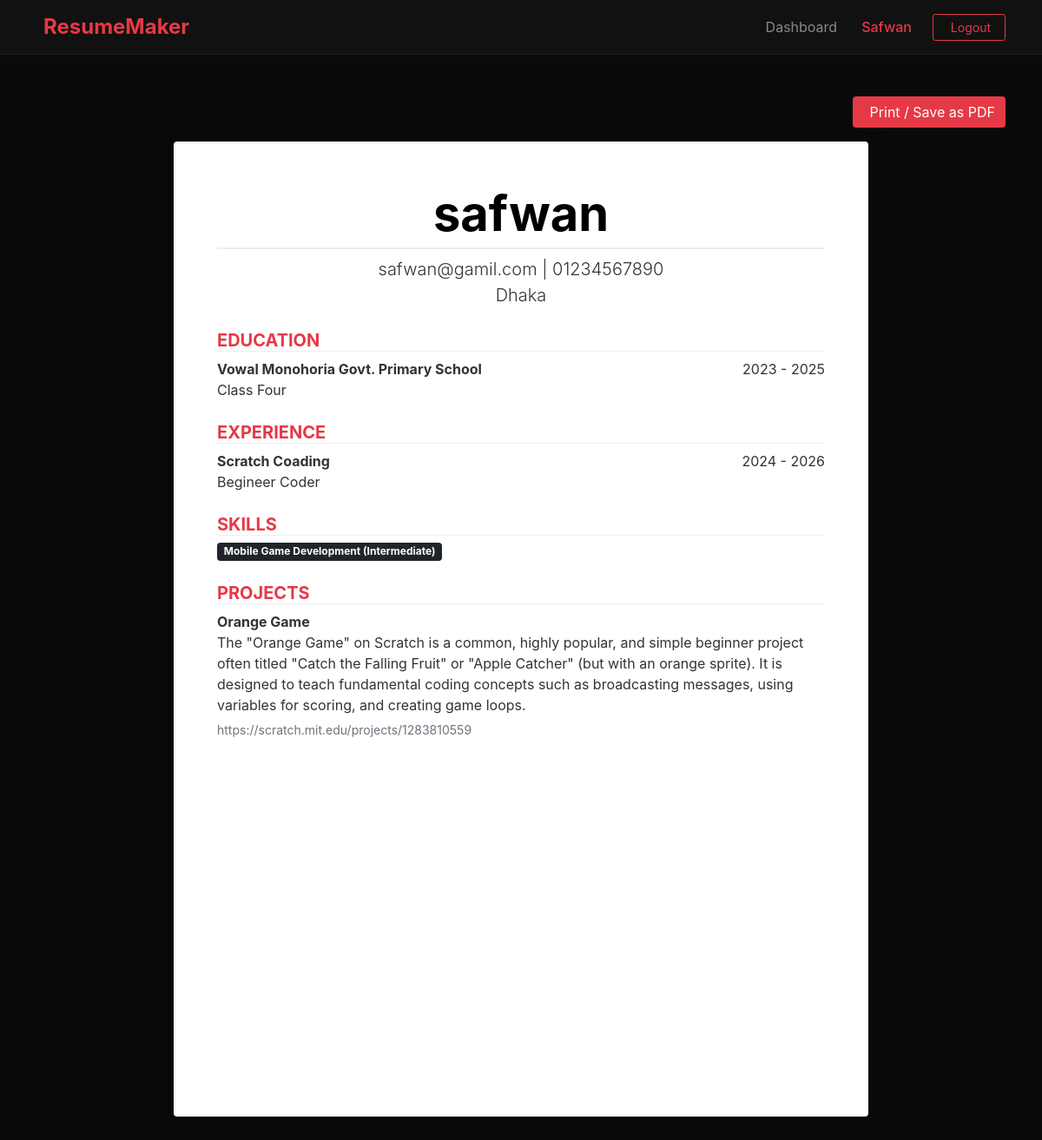
/resume-view/3/ (signed in), run on the app's committed database.
### resume/models.py (models this page shows, shortened)
class UserInfoModel(AbstractUser):
    username = models.CharField(max_length=50, unique=True)
    email    = models.EmailField(max_length=100, unique=True, null=True, blank=True)

class ResumeModel(models.Model):
    TEMPLATE_TYPE = [
        ('classic', 'Classic'),
        ('modern',  'Modern'),
        ('minimal', 'Minimal'),
    ]
    user            = models.ForeignKey(UserInfoModel, on_delete=models.CASCADE, related_name='resumes')  # ✅
    title           = models.CharField(max_length=200, null=True, blank=True)
    template_choice = models.CharField(max_length=20, choices=TEMPLATE_TYPE, default='classic')
    created_at      = models.DateTimeField(auto_now_add=True)
    class Meta:
        ordering = ['-created_at']

class ProfileModel(models.Model):
    user      = models.OneToOneField(UserInfoModel, on_delete=models.CASCADE, related_name='profile')
    full_name = models.CharField(max_length=50,  null=True, blank=True)
    email     = models.EmailField(max_length=50, null=True, blank=True)
    phone     = models.CharField(max_length=20,  null=True, blank=True)
    address   = models.TextField(null=True, blank=True)
    image     = models.ImageField(upload_to='media/profile', blank=True, null=True)

class EducationModel(models.Model):
    user        = models.ForeignKey(UserInfoModel, on_delete=models.CASCADE, related_name='educations')  # ✅
    degree      = models.CharField(max_length=100, null=True, blank=True)
    institution = models.CharField(max_length=100, null=True, blank=True)
    start_year  = models.PositiveIntegerField(null=True, blank=True)
    end_year    = models.PositiveIntegerField(null=True, blank=True)
    result      = models.CharField(max_length=50, null=True, blank=True)

class ExperienceModel(models.Model):
    user         = models.ForeignKey(UserInfoModel, on_delete=models.CASCADE, related_name='experiences')  # ✅
    company_name = models.CharField(max_length=100, null=True, blank=True)
    role         = models.CharField(max_length=50,  null=True, blank=True)
    start_date   = models.DateField(null=True, blank=True)
    end_date     = models.DateField(null=True, blank=True)
    description  = models.TextField(null=True, blank=True)

class SkillModel(models.Model):
    PROFICIENCY_CHOICES = [
        ('Beginner',     'Beginner'),
        ('Intermediate', 'Intermediate'),
        ('Expert',       'Expert'),
    ]
    user        = models.ForeignKey(UserInfoModel, on_delete=models.CASCADE, related_name='skills')
    skill_name  = models.CharField(max_length=100, null=True, blank=True)
    proficiency = models.CharField(max_length=20, choices=PROFICIENCY_CHOICES, default='Beginner')

class ProjectModel(models.Model):
    user         = models.ForeignKey(UserInfoModel, on_delete=models.CASCADE, related_name='projects')
    project_name = models.CharField(max_length=200, null=True, blank=True)
    description  = models.TextField(null=True, blank=True)
    link         = models.URLField(null=True, blank=True)

### resume/views.py (the view)
# urls.py: path('resume-view/<int:resume_id>/', resume_view, name='resume_view'),
@login_required
def resume_view(request, resume_id):
    resume = get_object_or_404(ResumeModel, id=resume_id, user=request.user)
    return render(request, 'resume_view.html', {'resume': resume})

### resume/templates/resume_view.html (shortened to what this page needs)
{% extends "master/base.html" %}
{% block content %}
<div class="container my-5">
    <div class="text-end mb-3 no-print">
        <button onclick="window.print()" class="btn btn-red">
            Print / Save as PDF
        </button>
    </div>
    <div class="resume-paper mx-auto" style="max-width: 800px;">
        <div class="text-center mb-4">
            <h1 class="display-4 fw-bold">{{ resume.user.username }}</h1>
            <p class="lead">
                {{ resume.user.email }} | {{ resume.user.profile.phone|default:"" }}<br>
                {{ resume.user.profile.address|default:"" }}
            </p>
        </div>
        {% if resume.section.education.all %}
        <h5 class="section-title">Education</h5>
        {% for edu in resume.section.education.all %}
        <div class="mb-3">
            <div class="d-flex justify-content-between">
                <strong>{{ edu.institution }}</strong>
                <span>{{ edu.start_year }} - {{ edu.end_year }}</span>
            </div>
            <div>{{ edu.degree }}</div>
        </div>
        {% endfor %}
        {% endif %}
        {% if resume.section.experience.all %}
        <h5 class="section-title">Experience</h5>
        {% for exp in resume.section.experience.all %}
        <div class="mb-3">
            <div class="d-flex justify-content-between">
                <strong>{{ exp.company_name }}</strong>
                <span>{{ exp.start_date|date:"Y" }} - {{ exp.end_date|date:"Y" }}</span>
            </div>
            <div>{{ exp.role }}</div>
        </div>
        {% endfor %}
        {% endif %}
        {% if resume.section.skills.all %}
        <h5 class="section-title">Skills</h5>
        <div class="d-flex flex-wrap gap-2 mt-2">
            {% for skill in resume.section.skills.all %}
                <span class="badge bg-dark">{{ skill.skill_name }} ({{ skill.proficiency }})</span>
            {% endfor %}
        </div>
        {% endif %}
        {% if resume.section.projects.all %}
        <h5 class="section-title">Projects</h5>
        {% for proj in resume.section.projects.all %}
        <div class="mb-3">
            <strong>{{ proj.project_name }}</strong>
            <p class="mb-1">{{ proj.description }}</p>
            {% if proj.link %}<small class="text-muted">{{ proj.link }}</small>{% endif %}
        </div>
        {% endfor %}
        {% endif %}
    </div>
</div>
{% endblock %}

### resume/templates/master/base.html (shortened to what this page needs)
<!DOCTYPE html>
<html lang="en">
<head>
  <link href="https://cdn.jsdelivr.net/npm/bootstrap@5.0.2/dist/css/bootstrap.min.css" rel="stylesheet">
</head>
<body>
  {% include "master/navbar.html" %}
  <main>
    {% block content %}{% endblock %}
  </main>
</body>
</html>

### resume/templates/master/navbar.html (shortened to what this page needs)
<nav class="navbar navbar-expand-lg" style="background:#111; border-bottom:1px solid #222;">
  <div class="container">
    <a class="navbar-brand fw-bold fs-4" href="{% url 'home_page' %}" style="color:#e63946;">
      ResumeMaker
    </a>
    <div class="collapse navbar-collapse" id="navMenu">
      <ul class="navbar-nav ms-auto align-items-lg-center gap-2">
        {% if user.is_authenticated %}
          <li class="nav-item">
            <a class="nav-link text-white-50" href="{% url 'dashboard_page' %}">
              Dashboard
            </a>
          </li>
          <li class="nav-item">
            <a class="nav-link" href="{% url 'profile_page' %}" style="color:#e63946; font-weight: 500;">
              {{ user.username|title }}
            </a>
          </li>
          <li class="nav-item ms-lg-2">
            <a href="{% url 'logout_page' %}" class="btn btn-outline-red btn-sm px-3">
              Logout
            </a>
          </li>
        {% endif %}
      </ul>
    </div>
  </div>
</nav>

### resume/templates/master/base.html (style rules this page uses)
:root { --bg-main : #0a0a0a; --bg-card : #111111; --bg-input : #1a1a1a; --border : #222222; --red : #e63946; --red-hover : #c1121f; --text : #ffffff; --muted : #9ca3af; }
body { background-color: var(--bg-main); color: var(--text); font-family: 'Inter', 'Segoe UI', sans-serif; min-height: 100vh; margin: 0; }
.btn-red { background-color: var(--red); color: #fff; border: none; transition: all 0.3s ease; }
.btn-outline-red { border: 1px solid var(--red); color: var(--red); background: transparent; }

### resume/templates/resume_view.html (style rules this page uses)
.resume-paper { background: white; color: #333; padding: 50px; border-radius: 4px; min-height: 297mm; box-shadow: 0 0 20px rgba(0,0,0,0.5); }
.resume-paper h1 { color: #000; border-bottom: 2px solid #eee; padding-bottom: 5px; text-transform: lowercase; }
.section-title { color: #e63946; font-weight: bold; text-transform: uppercase; margin-top: 25px; border-bottom: 1px solid #eee; }

### data on the page
UserInfoModel: username "Safwan"
ResumeModel: user.username "safwan", user.email "safwan@gamil.com", user.profile.phone "01234567890", user.profile.address "Dhaka"
EducationModel: institution "Vowal Monohoria Govt. Primary School", start_year "2023", end_year "2025", degree "Class Four"
ExperienceModel: company_name "Scratch Coading", start_date "2024", end_date "2026", role "Begineer Coder"
SkillModel: skill_name "Mobile Game Development", proficiency "Intermediate"
ProjectModel: project_name "Orange Game", description "The \"Orange Game\" on Scratch is a common, highly popular, and simple beginner project often titled \"Catch the Falling Fruit\" or \"Apple Catcher\" (but with an orange sprite). It is designed to teach fundamental coding concepts such as broadcasting messages, using variables for scoring, and creating game loops.", link "https://scratch.mit.edu/projects/1283810559"
